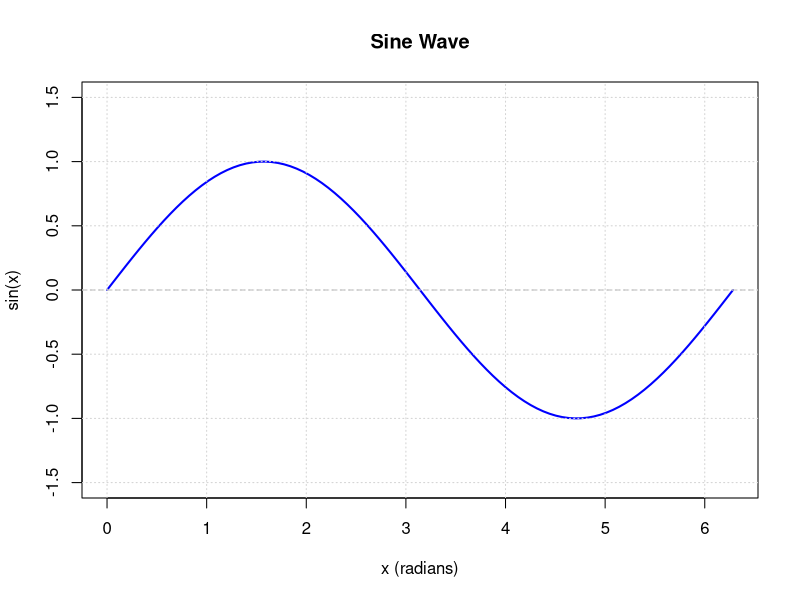

Source code (R):
# Plot a Sine Wave
# This script demonstrates how to plot a sine wave in R

# Create x values from 0 to 2*pi (one complete cycle)
x <- seq(0, 2*pi, length.out = 100)

# Calculate sine values
y <- sin(x)

# Plot using base R
plot(x, y, 
     type = "l", 
     col = "blue", 
     lwd = 2,
     main = "Sine Wave",
     xlab = "x (radians)",
     ylab = "sin(x)",
     ylim = c(-1.5, 1.5))

# Add grid for better readability
grid()

# Add horizontal line at y = 0
abline(h = 0, col = "gray", lty = 2)

# Optional: Plot multiple cycles
# Uncomment the following lines to plot 3 cycles:
# x_multiple <- seq(0, 6*pi, length.out = 300)
# y_multiple <- sin(x_multiple)
# plot(x_multiple, y_multiple, 
#      type = "l", 
#      col = "blue", 
#      lwd = 2,
#      main = "Sine Wave (3 cycles)",
#      xlab = "x (radians)",
#      ylab = "sin(x)")

# Alternative: Using ggplot2 (if installed)
# Uncomment the following to use ggplot2:
# if (require(ggplot2, quietly = TRUE)) {
#   library(ggplot2)
#   df <- data.frame(x = x, y = y)
#   p <- ggplot(df, aes(x = x, y = y)) +
#     geom_line(color = "blue", size = 1) +
#     geom_hline(yintercept = 0, linetype = "dashed", color = "gray") +
#     labs(title = "Sine Wave",
#          x = "x (radians)",
#          y = "sin(x)") +
#     theme_minimal() +
#     ylim(-1.5, 1.5)
#   print(p)
# }
